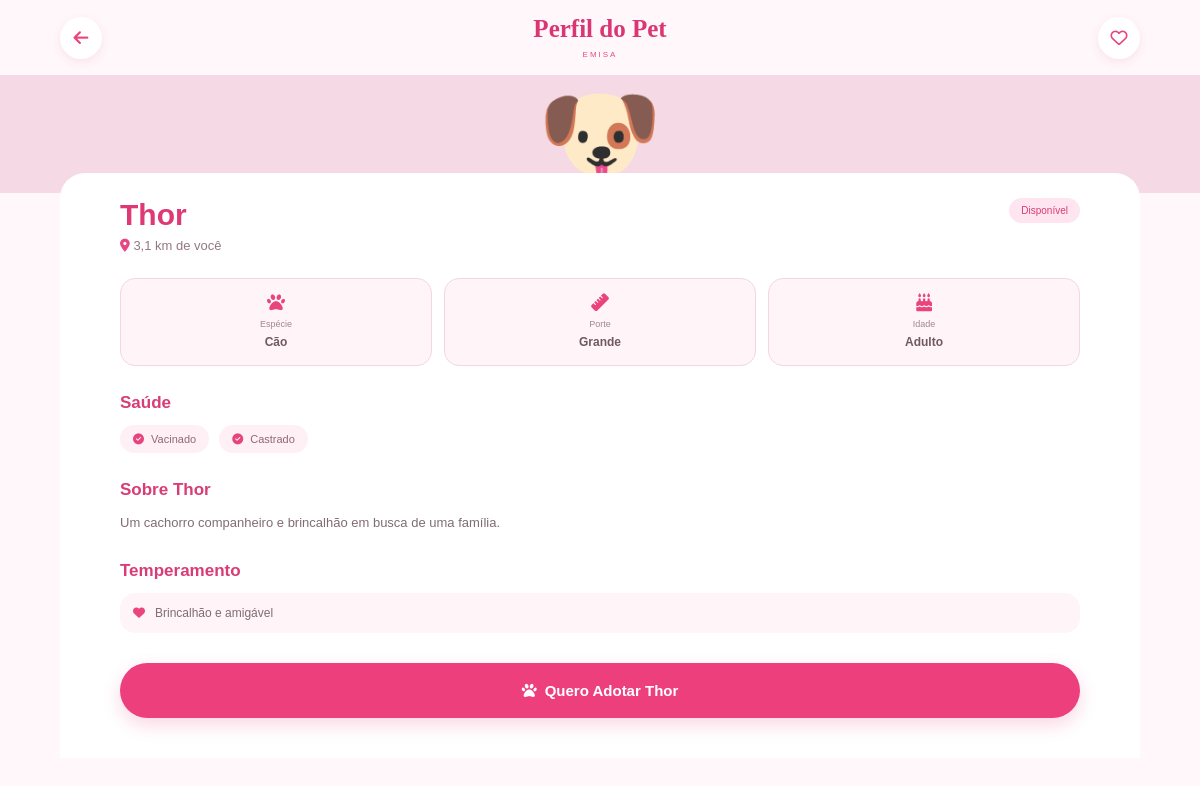
The page /pet/3/ (signed in) on the database its author committed.
### app/models.py (models this page shows, shortened)
class Pet(models.Model):
    ESPECIES = [
        ('cao', 'Cão'),
        ('gato', 'Gato'),
    ]
    PORTES = [
        ('pequeno', 'Pequeno'),
        ('medio', 'Médio'),
        ('grande', 'Grande'),
    ]
    IDADES = [
        ('filhote', 'Filhote'),
        ('adulto', 'Adulto'),
    ]
    nome = models.CharField(max_length=100)
    foto = models.ImageField(
        upload_to='pets/',
        blank=True,
        null=True
    )
    especie = models.CharField(
        max_length=10,
        choices=ESPECIES
    )
    porte = models.CharField(
        max_length=10,
        choices=PORTES
    )
    idade = models.CharField(
        max_length=10,
        choices=IDADES
    )
    distancia = models.DecimalField(
        max_digits=5,
        decimal_places=1,
        default=0
    )
    vacinado = models.BooleanField(default=False)
    castrado = models.BooleanField(default=False)
    descricao = models.TextField(blank=True)
    temperamento = models.CharField(
        max_length=200,
        blank=True
    )
    disponivel = models.BooleanField(default=True)

### app/views.py (the view)
@login_required
def perfil_pet(request, pet_id):
    pet = Pet.objects.get(id=pet_id)
    favorito = Favorito.objects.filter(
        usuario=request.user,
        pet=pet
    ).exists()
    return render(request, 'perfil_pet.html', {
        'pet': pet,
        'favorito': favorito
    })

### templates/perfil_pet.html (shortened to what this page needs)
{% load static %}
<!DOCTYPE html>
<html lang="pt-br">
<head>
    <link
        rel="stylesheet"
        href="{% static 'css/style.css' %}"
    >
    <link
        rel="stylesheet"
        href="https://cdnjs.cloudflare.com/ajax/libs/font-awesome/6.5.2/css/all.min.css"
    >
</head>
<body>
<div class="perfil-container">
    <header class="perfil-topo">
        <a
            href="{% url 'explorar' %}"
            class="voltar"
        >
            <i class="fa-solid fa-arrow-left"></i>
        </a>
        <div>
            <h1>Perfil do Pet</h1>
            <span>EMISA</span>
        </div>
        <button
            type="button"
            class="perfil-favorito"
            id="favoritoBtn"
        >
            <i class="fa-regular fa-heart"></i>
        </button>
    </header>
    <div class="perfil-foto">
        {% if pet.foto %}
            <img
                src="{{ pet.foto.url }}"
                alt="Foto de {{ pet.nome }}"
            >
        {% else %}
            {% if pet.especie == 'cao' %}
                <span style="font-size: 100px;">🐶</span>
            {% else %}
                <span style="font-size: 100px;">🐱</span>
            {% endif %}
        {% endif %}
    </div>
    <section class="perfil-info">
        <div class="nome-linha">
            <div>
                <h2>
                    {{ pet.nome }}
                </h2>
                <p>
                    <i class="fa-solid fa-location-dot"></i>
                    {{ pet.distancia }} km de você
                </p>
            </div>
            {% if pet.disponivel %}
                <span class="disponivel">
                    Disponível
                </span>
            {% else %}
                <span class="disponivel">
                    Indisponível
                </span>
            {% endif %}
        </div>
        <div class="caracteristicas">
            <div class="caracteristica">
                <i class="fa-solid fa-paw"></i>
                <small>
                    Espécie
                </small>
                {% if pet.especie == 'cao' %}
                    <strong>
                        Cão
                    </strong>
                {% else %}
                    <strong>
                        Gato
                    </strong>
                {% endif %}
            </div>
            <div class="caracteristica">
                <i class="fa-solid fa-ruler"></i>
                <small>
                    Porte
                </small>
                <strong>
                    {{ pet.get_porte_display }}
                </strong>
            </div>
            <div class="caracteristica">
                <i class="fa-solid fa-cake-candles"></i>
                <small>
                    Idade
                </small>
                <strong>
                    {{ pet.get_idade_display }}
                </strong>
            </div>
        </div>
        <h3 class="titulo-secao">
            Saúde
        </h3>
        <div class="saude">
            {% if pet.vacinado %}
                <span>
                    <i class="fa-solid fa-circle-check"></i>
                    Vacinado
                </span>
            {% endif %}
            {% if pet.castrado %}
                <span>
                    <i class="fa-solid fa-circle-check"></i>
                    Castrado
                </span>
            {% endif %}
        </div>
        {% if pet.descricao %}
            <h3 class="titulo-secao">
                Sobre {{ pet.nome }}
            </h3>
            <p class="descricao">
                {{ pet.descricao }}
            </p>
        {% endif %}
        {% if pet.temperamento %}
            <h3 class="titulo-secao">
                Temperamento
            </h3>
            <div class="temperamento">
                <i class="fa-solid fa-heart"></i>
                <span>
                    {{ pet.temperamento }}
                </span>
            </div>
        {% endif %}
        {% if pet.disponivel %}
            <a
                href="{% url 'solicitar_adocao' pet.id %}"
                class="btn-adotar"
            >
                <i class="fa-solid fa-paw"></i>
                Quero Adotar {{ pet.nome }}
            </a>
        {% endif %}
    </section>
</div>
</body>
</html>

### static/css/style.css (style rules this page uses)
* { margin: 0; padding: 0; box-sizing: border-box; }
html, body { width: 100%; min-height: 100%; }
body { font-family: Arial, sans-serif; background: #fff7fa; color: #555; }
.perfil-container { width: 100%; min-height: 100vh; background: #fff7fa; padding-bottom: 40px; }
.perfil-topo { width: 100%; height: 75px; display: flex; align-items: center; justify-content: space-between; padding: 0 5%; background: #fff7fa; }
.perfil-topo > div { text-align: center; }
.perfil-topo h1 { margin: 0; color: #d93673; font-family: Georgia, serif; font-size: 25px; }
.perfil-topo span { color: #e84b83; font-size: 8px; letter-spacing: 2px; }
.voltar, .perfil-favorito { width: 42px; height: 42px; border-radius: 50%; background: white; border: none; display: flex; align-items: center; justify-content: center; color: #e9437d; font-size: 17px; box-shadow: 0 3px 10px rgba(220, 60, 120, 0.10); cursor: pointer; text-decoration: none; flex-shrink: 0; }
.perfil-foto { width: 100%; background: #f5d9e4; overflow: hidden; position: relative; display: flex; justify-content: center; }
.perfil-info { width: 90%; max-width: 1100px; margin: -20px auto 0; position: relative; background: white; border-radius: 25px 25px 0 0; padding: 25px 5% 40px; }
.nome-linha { display: flex; align-items: flex-start; justify-content: space-between; gap: 15px; }
.nome-linha h2 { color: #df3975; font-size: 30px; margin: 0 0 6px; }
.nome-linha p { color: #947783; font-size: 13px; margin: 0; }
.nome-linha p i { color: #e84881; }
.disponivel { background: #ffe5ef; color: #d83c74; border-radius: 20px; padding: 7px 12px; font-size: 10px; white-space: nowrap; }
.caracteristicas { display: grid; grid-template-columns: repeat(3, 1fr); gap: 12px; margin-top: 25px; }
.caracteristica { background: #fff5f8; border: 1px solid #f5d5e1; border-radius: 15px; padding: 15px 8px; text-align: center; }
.caracteristica i { display: block; color: #e9447e; font-size: 18px; margin-bottom: 7px; }
.caracteristica small { display: block; color: #a48590; font-size: 9px; margin-bottom: 3px; }
.caracteristica strong { color: #6f5962; font-size: 12px; }
.titulo-secao { color: #d83d75; font-size: 17px; margin: 27px 0 12px; }
.saude { display: flex; gap: 10px; flex-wrap: wrap; }
.saude span { background: #fff0f5; color: #8e6976; border-radius: 20px; padding: 8px 13px; font-size: 11px; }
.saude i { color: #e7447d; margin-right: 4px; }
.descricao { color: #806c74; font-size: 13px; line-height: 1.7; margin: 0; }
.temperamento { display: flex; align-items: center; gap: 10px; background: #fff4f8; border-radius: 15px; padding: 13px; color: #806c74; font-size: 12px; }
.temperamento i { color: #e9467f; }
.btn-adotar { width: 100%; min-height: 55px; margin-top: 30px; border: none; border-radius: 30px; background: #ed3f7c; color: white; font-size: 15px; font-weight: bold; cursor: pointer; box-shadow: 0 7px 18px rgba(230, 55, 120, 0.20); transition: 0.2s; display: flex; align-items: center; justify-content: center; text-decoration: none; }
.btn-adotar i { margin-right: 8px; }

### rows shown on the page
Pet: nome "Thor", distancia "3,1", porte "Grande", idade "Adulto", descricao "Um cachorro companheiro e brincalhão em busca de uma família.", temperamento "Brincalhão e amigável"
